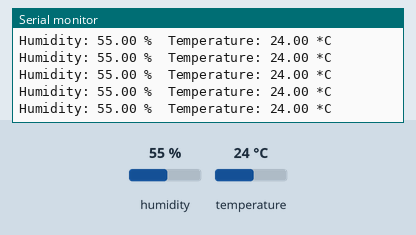
The sketch below on a simulated Arduino Uno, built with avr-gcc and run on an emulated ATmega328P. Parts: the last lines printed to the serial monitor. The inputs (shaded band) are chosen by the test bench; at power-on: humidity 55 %, temperature 24 °C.

Above: at 2.8 s.
2.9 s: humidity set to 22 %
At 4.27 s:
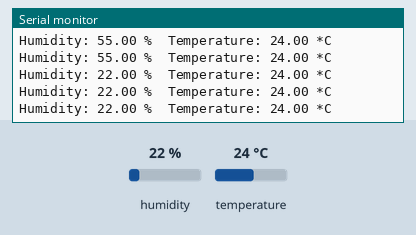
8.9 s: temperature set to 12 °C
At 10.41 s:
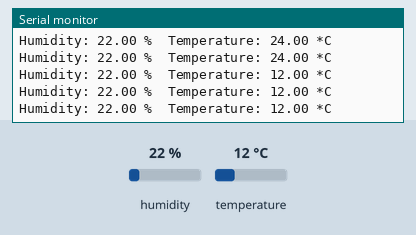
14.9 s: humidity set to 40 %
At 16.55 s:
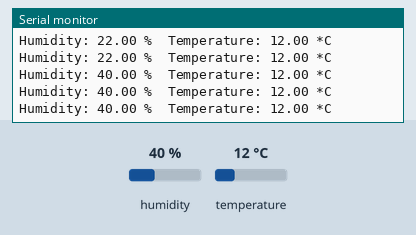
Timing chart, 0 to 18.1 s (numbered marks = the images above; inputs shaded):
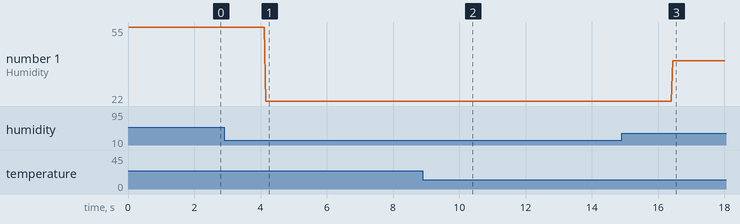

The sketch:

DHT11.ino
```cpp
#include "DHT.h"
#define DHTPIN 4
#define DHTTYPE DHT11
DHT dht(DHTPIN, DHTTYPE);
void setup() {
  Serial.begin(9600);
  Serial.println("DHTxx test!");

  dht.begin();
}

void loop() {
  // Reading temperature or humidity takes about 250 milliseconds!
  // Sensor readings may also be up to 2 seconds 'old' (its a very slow sensor)
  float h = dht.readHumidity();
  float t = dht.readTemperature();

  // check if returns are valid, if they are NaN (not a number) then something went wrong!
  if (isnan(t) || isnan(h)) {
    Serial.println("Failed to read from DHT");
  } else {
    Serial.print("Humidity: ");
    Serial.print(h);
    Serial.print(" %\t");
    Serial.print("Temperature: ");
    Serial.print(t);
    Serial.println(" *C");
  }
}
```

Measured:
- after the input at 2.9 s, the serial monitor: prints a new line after 1.3 s (image 1)
- after the input at 8.9 s, the serial monitor: prints a new line after 1.4 s (image 2)
- after the input at 14.9 s, the serial monitor: prints a new line after 1.5 s (image 3)
- plotted number 1: 55 → 22 after the input at 2.9 s, 22 → 40 after the input at 14.9 s
